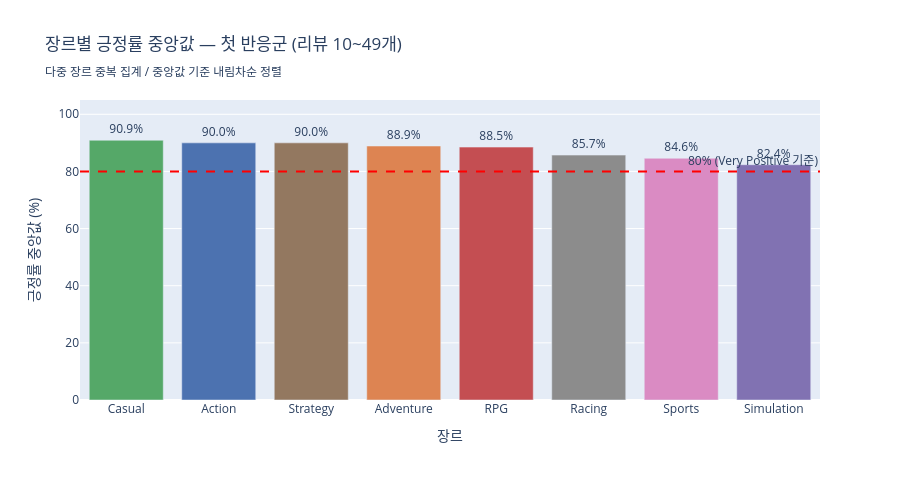

Here is the notebook cell this chart was saved with:
### Markdown cell above
## 3. 장르별 긍정률 중앙값 바 차트 (슬라이드 27 메인 시각화)

### Code cell
genre_median = (
    df.groupby('genre')['positive_rate']
    .median()
    .sort_values(ascending=False)
    .reset_index()
)
genre_median.columns = ['genre', 'median_positive_rate']

fig = px.bar(
    genre_median,
    x='genre', y='median_positive_rate',
    color='genre',
    color_discrete_map=COLOR_MAP,
    text='median_positive_rate',
    title='장르별 긍정률 중앙값 — 첫 반응군 (리뷰 10~49개)<br><sub>다중 장르 중복 집계 / 중앙값 기준 내림차순 정렬</sub>',
    labels={'genre': '장르', 'median_positive_rate': '긍정률 중앙값 (%)'},
    category_orders={'genre': genre_median['genre'].tolist()},
)
fig.update_traces(texttemplate='%{text:.1f}%', textposition='outside')
fig.add_hline(
    y=80, line_dash='dash', line_color='red',
    annotation_text='80% (Very Positive 기준)', annotation_position='top right'
)
fig.update_layout(
    showlegend=False,
    yaxis=dict(range=[0, 105], title='긍정률 중앙값 (%)'),
    height=480,
)
fig.show()

### Figure 1 — Plotly figure (JSON) as saved in the notebook; plotly's stock layout.template omitted (floating-point values rounded to 4 significant figures)
{"data": [{"hovertemplate": "장르=%{x}<br>긍정률 중앙값 (%)=%{text}<extra></extra>", "legendgroup": "Casual", "marker": {"color": "#55A868", "pattern": {"shape": ""}}, "name": "Casual", "orientation": "v", "showlegend": true, "text": [90.91], "textposition": "outside", "texttemplate": "%{text:.1f}%", "type": "bar", "x": ["Casual"], "xaxis": "x", "y": [90.91], "yaxis": "y"}, {"hovertemplate": "장르=%{x}<br>긍정률 중앙값 (%)=%{text}<extra></extra>", "legendgroup": "Action", "marker": {"color": "#4C72B0", "pattern": {"shape": ""}}, "name": "Action", "orientation": "v", "showlegend": true, "text": [90.0], "textposition": "outside", "texttemplate": "%{text:.1f}%", "type": "bar", "x": ["Action"], "xaxis": "x", "y": [90.0], "yaxis": "y"}, {"hovertemplate": "장르=%{x}<br>긍정률 중앙값 (%)=%{text}<extra></extra>", "legendgroup": "Strategy", "marker": {"color": "#937860", "pattern": {"shape": ""}}, "name": "Strategy", "orientation": "v", "showlegend": true, "text": [90.0], "textposition": "outside", "texttemplate": "%{text:.1f}%", "type": "bar", "x": ["Strategy"], "xaxis": "x", "y": [90.0], "yaxis": "y"}, {"hovertemplate": "장르=%{x}<br>긍정률 중앙값 (%)=%{text}<extra></extra>", "legendgroup": "Adventure", "marker": {"color": "#DD8452", "pattern": {"shape": ""}}, "name": "Adventure", "orientation": "v", "showlegend": true, "text": [88.89], "textposition": "outside", "texttemplate": "%{text:.1f}%", "type": "bar", "x": ["Adventure"], "xaxis": "x", "y": [88.89], "yaxis": "y"}, {"hovertemplate": "장르=%{x}<br>긍정률 중앙값 (%)=%{text}<extra></extra>", "legendgroup": "RPG", "marker": {"color": "#C44E52", "pattern": {"shape": ""}}, "name": "RPG", "orientation": "v", "showlegend": true, "text": [88.52], "textposition": "outside", "texttemplate": "%{text:.1f}%", "type": "bar", "x": ["RPG"], "xaxis": "x", "y": [88.52], "yaxis": "y"}, {"hovertemplate": "장르=%{x}<br>긍정률 중앙값 (%)=%{text}<extra></extra>", "legendgroup": "Racing", "marker": {"color": "#8C8C8C", "pattern": {"shape": ""}}, "name": "Racing", "orientation": "v", "showlegend": true, "text": [85.71], "textposition": "outside", "texttemplate": "%{text:.1f}%", "type": "bar", "x": ["Racing"], "xaxis": "x", "y": [85.71], "yaxis": "y"}, {"hovertemplate": "장르=%{x}<br>긍정률 중앙값 (%)=%{text}<extra></extra>", "legendgroup": "Sports", "marker": {"color": "#DA8BC3", "pattern": {"shape": ""}}, "name": "Sports", "orientation": "v", "showlegend": true, "text": [84.62], "textposition": "outside", "texttemplate": "%{text:.1f}%", "type": "bar", "x": ["Sports"], "xaxis": "x", "y": [84.62], "yaxis": "y"}, {"hovertemplate": "장르=%{x}<br>긍정률 중앙값 (%)=%{text}<extra></extra>", "legendgroup": "Simulation", "marker": {"color": "#8172B2", "pattern": {"shape": ""}}, "name": "Simulation", "orientation": "v", "showlegend": true, "text": [82.35], "textposition": "outside", "texttemplate": "%{text:.1f}%", "type": "bar", "x": ["Simulation"], "xaxis": "x", "y": [82.35], "yaxis": "y"}], "layout": {"annotations": [{"showarrow": false, "text": "80% (Very Positive 기준)", "x": 1, "xanchor": "right", "xref": "x domain", "y": 80, "yanchor": "bottom", "yref": "y"}], "barmode": "relative", "height": 480, "legend": {"title": {"text": "장르"}, "tracegroupgap": 0}, "shapes": [{"line": {"color": "red", "dash": "dash"}, "type": "line", "x0": 0, "x1": 1, "xref": "x domain", "y0": 80, "y1": 80, "yref": "y"}], "showlegend": false, "title": {"text": "장르별 긍정률 중앙값 — 첫 반응군 (리뷰 10~49개)<br><sub>다중 장르 중복 집계 / 중앙값 기준 내림차순 정렬</sub>"}, "xaxis": {"anchor": "y", "categoryarray": ["Casual", "Action", "Strategy", "Adventure", "RPG", "Racing", "Sports", "Simulation"], "categoryorder": "array", "domain": [0, 1], "title": {"text": "장르"}}, "yaxis": {"anchor": "x", "domain": [0, 1], "range": [0, 105], "title": {"text": "긍정률 중앙값 (%)"}}}}
